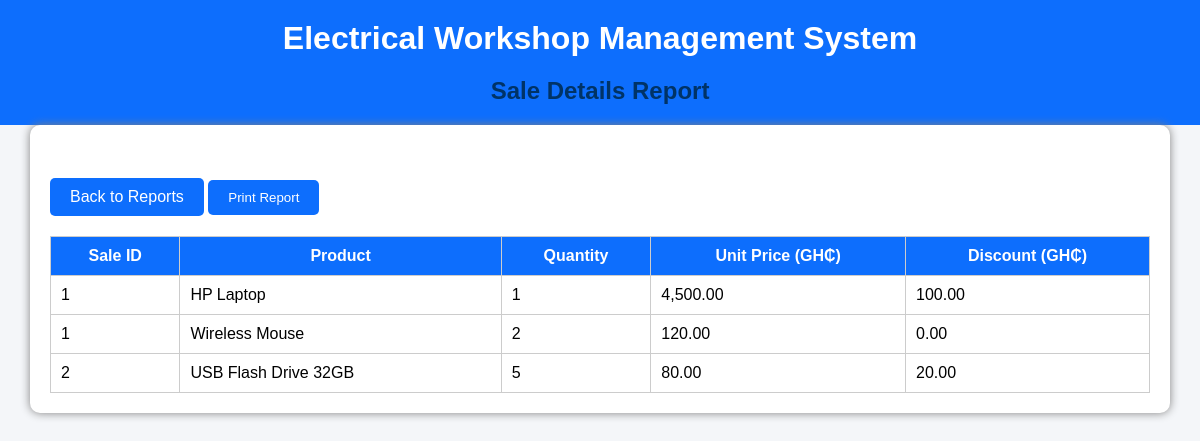
/reports/sale_detail_report.php (signed in), run on the app's committed database.
### tables this page shows
CREATE TABLE sale_detail (
  `Sale_ID` int NOT NULL,
  `Product_ID` int NOT NULL,
  `Quantity` int NOT NULL,
  `Unit_Price` decimal(10,2) NOT NULL,
  `Discount` decimal(10,2) DEFAULT NULL,
  PRIMARY KEY (`Sale_ID`,`Product_ID`),
  KEY `Product_ID` (`Product_ID`),
  CONSTRAINT `sale_detail_ibfk_1` FOREIGN KEY (`Sale_ID`) REFERENCES `sale` (`Sale_ID`),
  CONSTRAINT `sale_detail_ibfk_2` FOREIGN KEY (`Product_ID`) REFERENCES `product` (`Product_ID`)
);

CREATE TABLE product (
  `Product_ID` int NOT NULL AUTO_INCREMENT,
  `Supplier_ID` int NOT NULL,
  `Product_Name` varchar(100) NOT NULL,
  `Unit_Price` decimal(10,2) NOT NULL,
  `Stock_Qty` int DEFAULT NULL,
  PRIMARY KEY (`Product_ID`),
  KEY `Supplier_ID` (`Supplier_ID`),
  CONSTRAINT `product_ibfk_1` FOREIGN KEY (`Supplier_ID`) REFERENCES `supplier` (`Supplier_ID`)
);

### reports/sale_detail_report.php (the view, shortened to what this page needs)
<?php
Include '../config/database.php';
$sql = "SELECT sd.Sale_ID,
               p.Product_Name,
               sd.Quantity,
               sd.Unit_Price,
               sd.Discount
        FROM Sale_Detail sd
        INNER JOIN Product p
        ON sd.Product_ID = p.Product_ID
        ORDER BY sd.Sale_ID";
$result = mysqli_query($conn,$sql);
?>
<!DOCTYPE html>
<html>
<head>
<link rel="stylesheet" href="../css/style.css">
</head>
<body>
<div class="header">
<h1>Electrical Workshop Management System</h1>
<h2>Sale Details Report</h2>
</div>
<div class="container">
<br>
<a href="index.php" class="btn">Back to Reports</a>
<button onclick="window.print()" class="btn">Print Report</button>
<table>
<tr>
<th>Sale ID</th>
<th>Product</th>
<th>Quantity</th>
<th>Unit Price (GH₵)</th>
<th>Discount (GH₵)</th>
</tr>
<?php while($row=mysqli_fetch_assoc($result)){ ?>
<tr>
<td><?php echo $row['Sale_ID']; ?></td>
<td><?php echo $row['Product_Name']; ?></td>
<td><?php echo $row['Quantity']; ?></td>
<td><?php echo number_format($row['Unit_Price'],2); ?></td>
<td><?php echo number_format($row['Discount'],2); ?></td>
</tr>
<?php } ?>
</table>
</div>
</body>
</html>

### css/style.css (style rules this page uses)
Body { Font-family: Arial; Background:#f4f4f4; }
.container { Width:70%; Margin:auto; Background:#fff; Padding:20px; Margin-top:40px; Border-radius:10px; Box-shadow:0 0 10px gray; }
H2 { Text-align:center; Color:#003366; }
Button,.btn { Background:#003366; Color:white; Padding:10px 20px; Border:none; Text-decoration:none; Display:inline-block; Margin-top:15px; Cursor:pointer; }
Table { Width:100%; Border-collapse:collapse; Margin-top:20px; }
Table,th,td { Border:1px solid #ccc; }
Th { Background:#003366; Color:white; Padding:10px; }
Td { Padding:10px; }
* { margin:0; padding:0; box-sizing:border-box; font-family:Arial, Helvetica, sans-serif; }
body { background:#f4f6f9; }
.container { width:95%; margin:auto; }
.header { background:#0d6efd; color:white; padding:20px; text-align:center; }
.btn { display:inline-block; background:#0d6efd; color:white; padding:10px 20px; text-decoration:none; border-radius:5px; }
table { width:100%; border-collapse:collapse; margin-top:20px; }
table th { background:#0d6efd; color:white; padding:10px; }
table td { padding:10px; border:1px solid #ccc; }
h2 { margin-top:20px; }

### data on the page
sale_detail: Sale_ID "1", Product_ID.Product_Name "HP Laptop", Quantity "1", Unit_Price "4,500.00", Discount "100.00"
sale_detail: Sale_ID "1", Product_ID.Product_Name "Wireless Mouse", Quantity "2", Unit_Price "120.00", Discount "0.00"
sale_detail: Sale_ID "2", Product_ID.Product_Name "USB Flash Drive 32GB", Quantity "5", Unit_Price "80.00", Discount "20.00"
